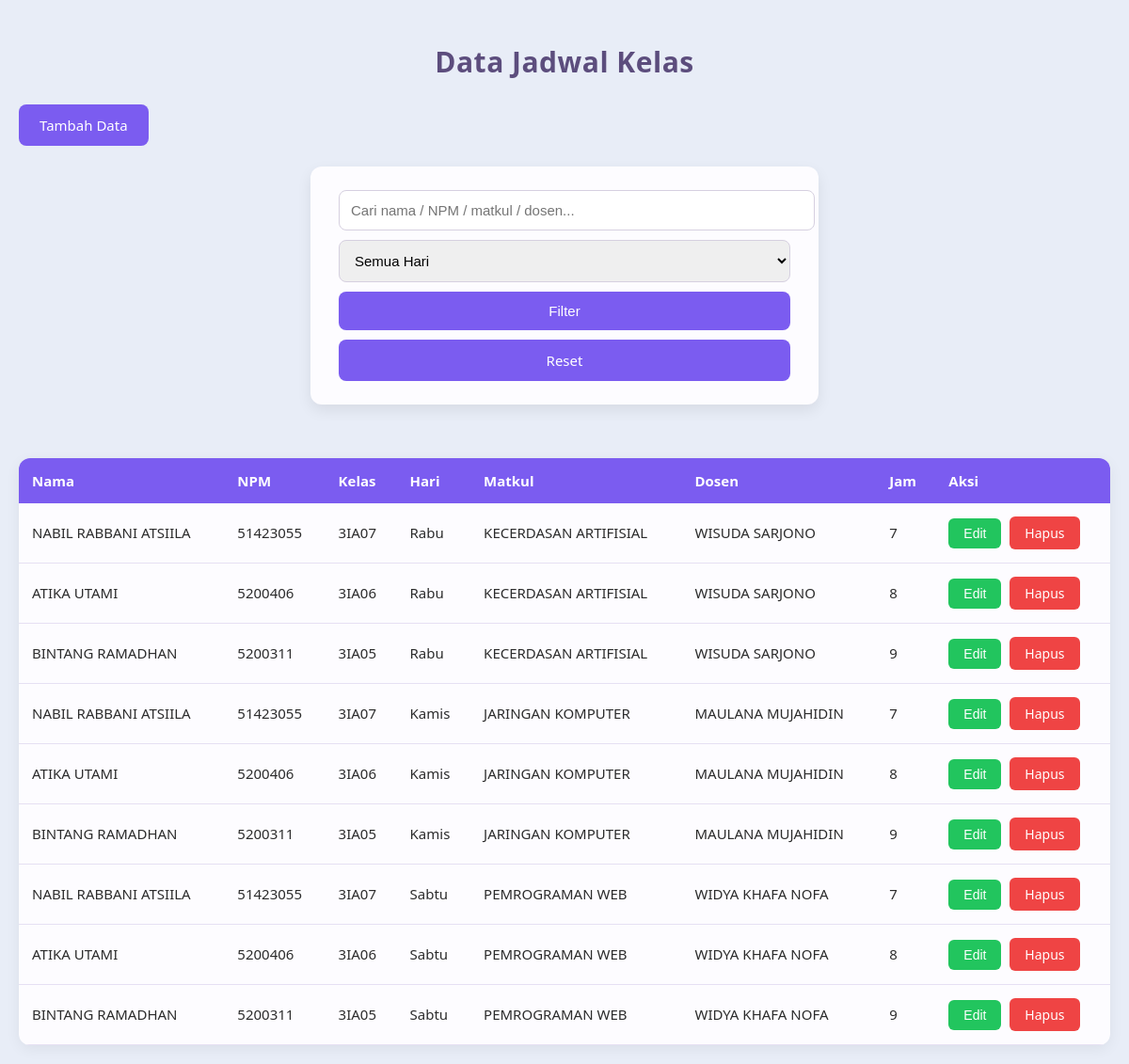
The page / on the database its author committed.
### tables this page shows
CREATE TABLE `jadwal_kelas` (
  `id` int(11) NOT NULL,
  `nama` varchar(100) DEFAULT NULL,
  `npm` varchar(20) DEFAULT NULL,
  `kelas` varchar(50) DEFAULT NULL,
  `hari` varchar(20) NOT NULL,
  `matkul` varchar(100) DEFAULT NULL,
  `dosen` varchar(100) DEFAULT NULL,
  `jam` varchar(50) DEFAULT NULL
);

### index.php (the view, shortened to what this page needs)
<?php include "db.php"; ?>
<!DOCTYPE html>
<html>
<head>
    <link rel="stylesheet" href="css/style.css?v=1">
</head>
<body>
<h2>Data Jadwal Kelas</h2>
<a href="create.php" class="btn">Tambah Data</a>
<br><br>
<form method="GET">
    <input type="text" name="cari" placeholder="Cari nama / NPM / matkul / dosen..."
    value="<?= isset($_GET['cari']) ? $_GET['cari'] : '' ?>">
    <select name="hari">
        <option value="">Semua Hari</option>
    </select>
    <button type="submit" class="btn">Filter</button>
    <a href="index.php" class="btn">Reset</a>
</form>
<br>
<table>
    <tr>
        <th>Nama</th>
        <th>NPM</th>
        <th>Kelas</th>
        <th>Hari</th>
        <th>Matkul</th>
        <th>Dosen</th>
        <th>Jam</th>
        <th>Aksi</th>
    </tr>
<?php
$query = "SELECT * FROM jadwal_kelas WHERE 1";
$query .= "
    ORDER BY
        FIELD(hari,'Senin','Selasa','Rabu','Kamis','Jumat','Sabtu','Minggu'),
        jam ASC
";
$result = mysqli_query($conn, $query);
while($row = mysqli_fetch_assoc($result)) { ?>
    <tr>
        <td><?= htmlspecialchars($row['nama']) ?></td>
        <td><?= htmlspecialchars($row['npm']) ?></td>
        <td><?= htmlspecialchars($row['kelas']) ?></td>
        <td><?= htmlspecialchars($row['hari']) ?></td>
        <td><?= htmlspecialchars($row['matkul']) ?></td>
        <td><?= htmlspecialchars($row['dosen']) ?></td>
        <td><?= htmlspecialchars($row['jam']) ?></td>
        <td>
            <button type="button" class="btn-edit" data-id="<?= $row['id'] ?>">Edit</button>
            <a href="delete.php?id=<?= $row['id'] ?>" class="btn-delete" data-nama="<?= htmlspecialchars($row['nama']) ?>">Hapus</a>
        </td>
    </tr>
<?php } ?>
</table>
</body>
</html>

### css/style.css (style rules this page uses)
body { font-family: 'Segoe UI', Tahoma, Geneva, Verdana, sans-serif; background: #e8edf7; margin: 0; padding: 20px; color: #2c2c2c; }
h2 { text-align: center; margin-bottom: 25px; color: #5c4d7d; font-size: 30px; letter-spacing: 0.5px; }
a { text-decoration: none; color: #7b5cf0; transition: all 0.2s ease-in-out; }
form { max-width: 480px; margin: 0 auto 35px auto; background: #fdfcff; padding: 25px 30px; border-radius: 12px; box-shadow: 0 6px 15px rgba(0,0,0,0.08); display: flex; flex-direction: column; gap: 10px; }
form input, form select { width: 100%; padding: 12px; border: 1px solid #d6d0e0; border-radius: 8px; font-size: 15px; transition: border 0.3s, box-shadow 0.3s; }
.btn { background: #7b5cf0; border: none; padding: 12px 22px; font-size: 15px; font-weight: 500; color: #fff; border-radius: 8px; cursor: pointer; transition: background 0.2s, transform 0.1s; display: inline-block; text-align: center; }
.btn-edit { background: #22c55e; color: white; padding: 8px 16px; border-radius: 6px; margin-right: 5px; font-size: 14px; border: none; cursor: pointer; transition: background 0.2s, transform 0.1s; }
.btn-delete { background: #ef4444; color: white; padding: 8px 16px; border-radius: 6px; font-size: 14px; border: none; cursor: pointer; text-decoration: none; display: inline-block; transition: background 0.2s, transform 0.1s; }
table { width: 100%; border-collapse: collapse; background: #fdfcff; border-radius: 12px; overflow: hidden; box-shadow: 0 4px 15px rgba(0,0,0,0.06); }
table th { background: #7b5cf0; color: #ffffff; padding: 14px; text-align: left; font-size: 15px; }
table td { border-bottom: 1px solid #e6e0f3; padding: 14px; font-size: 15px; }
input[type="text"], input[type="number"] { width: 100%; font-size: 15px; }

### rows shown on the page
jadwal_kelas: nama "NABIL RABBANI ATSIILA", npm "51423055", kelas "3IA07", hari "Rabu", matkul "KECERDASAN ARTIFISIAL", dosen "WISUDA SARJONO", jam "7"
jadwal_kelas: nama "ATIKA UTAMI", npm "5200406", kelas "3IA06", hari "Rabu", matkul "KECERDASAN ARTIFISIAL", dosen "WISUDA SARJONO", jam "8"
jadwal_kelas: nama "BINTANG RAMADHAN", npm "5200311", kelas "3IA05", hari "Rabu", matkul "KECERDASAN ARTIFISIAL", dosen "WISUDA SARJONO", jam "9"
jadwal_kelas: nama "NABIL RABBANI ATSIILA", npm "51423055", kelas "3IA07", hari "Kamis", matkul "JARINGAN KOMPUTER", dosen "MAULANA MUJAHIDIN", jam "7"
jadwal_kelas: nama "ATIKA UTAMI", npm "5200406", kelas "3IA06", hari "Kamis", matkul "JARINGAN KOMPUTER", dosen "MAULANA MUJAHIDIN", jam "8"
jadwal_kelas: nama "BINTANG RAMADHAN", npm "5200311", kelas "3IA05", hari "Kamis", matkul "JARINGAN KOMPUTER", dosen "MAULANA MUJAHIDIN", jam "9"
jadwal_kelas: nama "NABIL RABBANI ATSIILA", npm "51423055", kelas "3IA07", hari "Sabtu", matkul "PEMROGRAMAN WEB", dosen "WIDYA KHAFA NOFA", jam "7"
jadwal_kelas: nama "ATIKA UTAMI", npm "5200406", kelas "3IA06", hari "Sabtu", matkul "PEMROGRAMAN WEB", dosen "WIDYA KHAFA NOFA", jam "8"
jadwal_kelas: nama "BINTANG RAMADHAN", npm "5200311", kelas "3IA05", hari "Sabtu", matkul "PEMROGRAMAN WEB", dosen "WIDYA KHAFA NOFA", jam "9"
